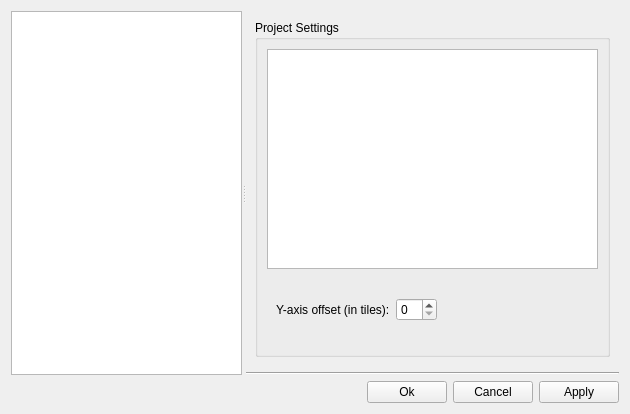
<?xml version="1.0" encoding="UTF-8"?>
<ui version="4.0">
 <class>SettingsDialog</class>
 <widget class="QDialog" name="SettingsDialog">
  <property name="geometry">
   <rect>
    <x>0</x>
    <y>0</y>
    <width>630</width>
    <height>414</height>
   </rect>
  </property>
  <property name="sizePolicy">
   <sizepolicy hsizetype="Expanding" vsizetype="Expanding">
    <horstretch>0</horstretch>
    <verstretch>0</verstretch>
   </sizepolicy>
  </property>
  <property name="windowTitle">
   <string>Dialog</string>
  </property>
  <property name="whatsThis">
   <string/>
  </property>
  <layout class="QHBoxLayout" name="horizontalLayout">
   <item>
    <layout class="QVBoxLayout" name="verticalLayout_7">
     <property name="spacing">
      <number>0</number>
     </property>
     <item>
      <widget class="QSplitter" name="splitter">
       <property name="sizePolicy">
        <sizepolicy hsizetype="Expanding" vsizetype="Expanding">
         <horstretch>1</horstretch>
         <verstretch>1</verstretch>
        </sizepolicy>
       </property>
       <property name="orientation">
        <enum>Qt::Horizontal</enum>
       </property>
       <widget class="QTreeWidget" name="treeWidget">
        <property name="sizePolicy">
         <sizepolicy hsizetype="Expanding" vsizetype="Expanding">
          <horstretch>0</horstretch>
          <verstretch>0</verstretch>
         </sizepolicy>
        </property>
        <property name="autoExpandDelay">
         <number>-1</number>
        </property>
        <attribute name="headerVisible">
         <bool>false</bool>
        </attribute>
        <column>
         <property name="text">
          <string notr="true">1</string>
         </property>
        </column>
       </widget>
       <widget class="QFrame" name="frameSettings">
        <property name="sizePolicy">
         <sizepolicy hsizetype="Expanding" vsizetype="Expanding">
          <horstretch>0</horstretch>
          <verstretch>0</verstretch>
         </sizepolicy>
        </property>
        <property name="frameShape">
         <enum>QFrame::NoFrame</enum>
        </property>
        <property name="frameShadow">
         <enum>QFrame::Plain</enum>
        </property>
        <property name="lineWidth">
         <number>0</number>
        </property>
        <layout class="QVBoxLayout" name="verticalLayout_8">
         <property name="margin">
          <number>0</number>
         </property>
         <item>
          <widget class="QStackedWidget" name="stackedWidget">
           <property name="sizePolicy">
            <sizepolicy hsizetype="Expanding" vsizetype="Expanding">
             <horstretch>0</horstretch>
             <verstretch>0</verstretch>
            </sizepolicy>
           </property>
           <property name="currentIndex">
            <number>0</number>
           </property>
           <widget class="QWidget" name="pageProjectSettings">
            <property name="sizePolicy">
             <sizepolicy hsizetype="Expanding" vsizetype="Expanding">
              <horstretch>0</horstretch>
              <verstretch>0</verstretch>
             </sizepolicy>
            </property>
            <layout class="QVBoxLayout" name="verticalLayout_10">
             <item>
              <widget class="QGroupBox" name="groupBox">
               <property name="sizePolicy">
                <sizepolicy hsizetype="Expanding" vsizetype="Expanding">
                 <horstretch>0</horstretch>
                 <verstretch>0</verstretch>
                </sizepolicy>
               </property>
               <property name="title">
                <string>Project Settings</string>
               </property>
               <layout class="QVBoxLayout" name="verticalLayout_5">
                <item>
                 <widget class="QTreeWidget" name="twPs">
                  <property name="itemsExpandable">
                   <bool>false</bool>
                  </property>
                  <property name="columnCount">
                   <number>1</number>
                  </property>
                  <attribute name="headerVisible">
                   <bool>false</bool>
                  </attribute>
                  <column>
                   <property name="text">
                    <string notr="true">1</string>
                   </property>
                  </column>
                 </widget>
                </item>
                <item>
                 <widget class="QStackedWidget" name="swPs">
                  <property name="sizePolicy">
                   <sizepolicy hsizetype="Expanding" vsizetype="Fixed">
                    <horstretch>0</horstretch>
                    <verstretch>0</verstretch>
                   </sizepolicy>
                  </property>
                  <property name="minimumSize">
                   <size>
                    <width>322</width>
                    <height>70</height>
                   </size>
                  </property>
                  <property name="currentIndex">
                   <number>0</number>
                  </property>
                  <widget class="QWidget" name="page_3">
                   <layout class="QHBoxLayout" name="horizontalLayout_2">
                    <item>
                     <widget class="QLabel" name="lblOffsetY">
                      <property name="text">
                       <string>Y-axis offset (in tiles):</string>
                      </property>
                     </widget>
                    </item>
                    <item>
                     <widget class="QSpinBox" name="spbOffsetY">
                      <property name="maximum">
                       <number>28</number>
                      </property>
                     </widget>
                    </item>
                    <item>
                     <spacer name="horizontalSpacer">
                      <property name="orientation">
                       <enum>Qt::Horizontal</enum>
                      </property>
                      <property name="sizeHint" stdset="0">
                       <size>
                        <width>193</width>
                        <height>20</height>
                       </size>
                      </property>
                     </spacer>
                    </item>
                   </layout>
                  </widget>
                  <widget class="QWidget" name="page"/>
                  <widget class="QWidget" name="page_11">
                   <layout class="QHBoxLayout" name="horizontalLayout_21">
                    <item>
                     <widget class="QLabel" name="lblSlicePath">
                      <property name="text">
                       <string>Slice Path:</string>
                      </property>
                     </widget>
                    </item>
                    <item>
                     <widget class="QLineEdit" name="leSlicePath"/>
                    </item>
                    <item>
                     <widget class="QPushButton" name="pbSlicePath">
                      <property name="maximumSize">
                       <size>
                        <width>31</width>
                        <height>25</height>
                       </size>
                      </property>
                      <property name="text">
                       <string>...</string>
                      </property>
                     </widget>
                    </item>
                   </layout>
                  </widget>
                  <widget class="QWidget" name="page_12">
                   <layout class="QHBoxLayout" name="horizontalLayout_22">
                    <item>
                     <widget class="QLabel" name="lblTilePath">
                      <property name="text">
                       <string>Tile path:</string>
                      </property>
                     </widget>
                    </item>
                    <item>
                     <widget class="QLineEdit" name="leTilePath"/>
                    </item>
                    <item>
                     <widget class="QPushButton" name="pbTilePath">
                      <property name="maximumSize">
                       <size>
                        <width>31</width>
                        <height>25</height>
                       </size>
                      </property>
                      <property name="text">
                       <string>...</string>
                      </property>
                     </widget>
                    </item>
                   </layout>
                  </widget>
                  <widget class="QWidget" name="page_13">
                   <layout class="QHBoxLayout" name="horizontalLayout_23">
                    <item>
                     <widget class="QLabel" name="lblMapPath">
                      <property name="text">
                       <string>Map Path:</string>
                      </property>
                     </widget>
                    </item>
                    <item>
                     <widget class="QLineEdit" name="leMapPath"/>
                    </item>
                    <item>
                     <widget class="QPushButton" name="pbMapPath">
                      <property name="maximumSize">
                       <size>
                        <width>31</width>
                        <height>25</height>
                       </size>
                      </property>
                      <property name="text">
                       <string>...</string>
                      </property>
                     </widget>
                    </item>
                   </layout>
                  </widget>
                  <widget class="QWidget" name="page_14">
                   <layout class="QHBoxLayout" name="horizontalLayout_24">
                    <item>
                     <widget class="QLabel" name="lblAnimPath">
                      <property name="text">
                       <string>Anim Path:</string>
                      </property>
                     </widget>
                    </item>
                    <item>
                     <widget class="QLineEdit" name="leAnimPath"/>
                    </item>
                    <item>
                     <widget class="QPushButton" name="pbAnimPath">
                      <property name="maximumSize">
                       <size>
                        <width>31</width>
                        <height>25</height>
                       </size>
                      </property>
                      <property name="text">
                       <string>...</string>
                      </property>
                     </widget>
                    </item>
                   </layout>
                  </widget>
                  <widget class="QWidget" name="page_15">
                   <layout class="QHBoxLayout" name="horizontalLayout_25">
                    <item>
                     <widget class="QLabel" name="lblPlatzPath">
                      <property name="text">
                       <string>Platz Path:</string>
                      </property>
                     </widget>
                    </item>
                    <item>
                     <widget class="QLineEdit" name="lePlatzPath"/>
                    </item>
                    <item>
                     <widget class="QPushButton" name="pbPlatzPath">
                      <property name="maximumSize">
                       <size>
                        <width>31</width>
                        <height>25</height>
                       </size>
                      </property>
                      <property name="text">
                       <string>...</string>
                      </property>
                     </widget>
                    </item>
                   </layout>
                  </widget>
                  <widget class="QWidget" name="page_2">
                   <layout class="QHBoxLayout" name="horizontalLayout_3">
                    <item>
                     <widget class="QLabel" name="lblProjectSrcFolder">
                      <property name="frameShape">
                       <enum>QFrame::NoFrame</enum>
                      </property>
                      <property name="text">
                       <string>Source Folder:</string>
                      </property>
                     </widget>
                    </item>
                    <item>
                     <widget class="QLineEdit" name="leSrcFolder"/>
                    </item>
                    <item>
                     <widget class="QPushButton" name="pbSrcFolder">
                      <property name="maximumSize">
                       <size>
                        <width>31</width>
                        <height>23</height>
                       </size>
                      </property>
                      <property name="text">
                       <string>...</string>
                      </property>
                     </widget>
                    </item>
                   </layout>
                  </widget>
                  <widget class="QWidget" name="page_7">
                   <layout class="QHBoxLayout" name="horizontalLayout_4">
                    <item>
                     <widget class="QLabel" name="lblProjectMakefilePath">
                      <property name="text">
                       <string>Makefile Path:</string>
                      </property>
                     </widget>
                    </item>
                    <item>
                     <widget class="QLineEdit" name="leMakefilePath"/>
                    </item>
                    <item>
                     <widget class="QPushButton" name="pbMakefilePath">
                      <property name="maximumSize">
                       <size>
                        <width>31</width>
                        <height>23</height>
                       </size>
                      </property>
                      <property name="text">
                       <string>...</string>
                      </property>
                     </widget>
                    </item>
                   </layout>
                  </widget>
                  <widget class="QWidget" name="page_8">
                   <layout class="QHBoxLayout" name="horizontalLayout_5">
                    <item>
                     <widget class="QLabel" name="lblProjectHexPath">
                      <property name="text">
                       <string>Hex Path:</string>
                      </property>
                     </widget>
                    </item>
                    <item>
                     <widget class="QLineEdit" name="leHexfilePath"/>
                    </item>
                    <item>
                     <widget class="QPushButton" name="pbHexfilePath">
                      <property name="maximumSize">
                       <size>
                        <width>31</width>
                        <height>23</height>
                       </size>
                      </property>
                      <property name="text">
                       <string>...</string>
                      </property>
                     </widget>
                    </item>
                   </layout>
                  </widget>
                 </widget>
                </item>
               </layout>
              </widget>
             </item>
            </layout>
           </widget>
           <widget class="QWidget" name="pageLePlatzSettings">
            <property name="sizePolicy">
             <sizepolicy hsizetype="Expanding" vsizetype="Expanding">
              <horstretch>0</horstretch>
              <verstretch>0</verstretch>
             </sizepolicy>
            </property>
            <layout class="QVBoxLayout" name="verticalLayout_9">
             <item>
              <widget class="QGroupBox" name="groupBox_2">
               <property name="sizePolicy">
                <sizepolicy hsizetype="Expanding" vsizetype="Expanding">
                 <horstretch>0</horstretch>
                 <verstretch>0</verstretch>
                </sizepolicy>
               </property>
               <property name="title">
                <string>LePlatz Settings</string>
               </property>
               <layout class="QVBoxLayout" name="verticalLayout_2">
                <item>
                 <widget class="QTreeWidget" name="twLps">
                  <property name="itemsExpandable">
                   <bool>false</bool>
                  </property>
                  <property name="columnCount">
                   <number>1</number>
                  </property>
                  <column>
                   <property name="text">
                    <string notr="true">1</string>
                   </property>
                  </column>
                 </widget>
                </item>
                <item>
                 <widget class="QStackedWidget" name="swLps">
                  <property name="sizePolicy">
                   <sizepolicy hsizetype="Expanding" vsizetype="Fixed">
                    <horstretch>0</horstretch>
                    <verstretch>0</verstretch>
                   </sizepolicy>
                  </property>
                  <property name="minimumSize">
                   <size>
                    <width>322</width>
                    <height>70</height>
                   </size>
                  </property>
                  <property name="currentIndex">
                   <number>0</number>
                  </property>
                  <widget class="QWidget" name="page_9">
                   <layout class="QHBoxLayout" name="horizontalLayout_6">
                    <item>
                     <widget class="QLabel" name="lblLePlatzMakePath">
                      <property name="text">
                       <string>Make Path:</string>
                      </property>
                     </widget>
                    </item>
                    <item>
                     <widget class="QLineEdit" name="leMakeExePath"/>
                    </item>
                    <item>
                     <widget class="QPushButton" name="pbMakeExePath">
                      <property name="maximumSize">
                       <size>
                        <width>31</width>
                        <height>23</height>
                       </size>
                      </property>
                      <property name="text">
                       <string>...</string>
                      </property>
                     </widget>
                    </item>
                   </layout>
                  </widget>
                  <widget class="QWidget" name="page_10">
                   <layout class="QHBoxLayout" name="horizontalLayout_7">
                    <item>
                     <widget class="QLabel" name="lblLePlatzEmuPath">
                      <property name="text">
                       <string>Emulator Path:</string>
                      </property>
                     </widget>
                    </item>
                    <item>
                     <widget class="QLineEdit" name="leEmuExePath"/>
                    </item>
                    <item>
                     <widget class="QPushButton" name="pbEmuExePath">
                      <property name="maximumSize">
                       <size>
                        <width>31</width>
                        <height>23</height>
                       </size>
                      </property>
                      <property name="text">
                       <string>...</string>
                      </property>
                     </widget>
                    </item>
                   </layout>
                  </widget>
                  <widget class="QWidget" name="page_4">
                   <layout class="QVBoxLayout" name="verticalLayout">
                    <item>
                     <widget class="QLabel" name="lblUpdatesUrl">
                      <property name="text">
                       <string>LePlatz Updates URL:</string>
                      </property>
                     </widget>
                    </item>
                    <item>
                     <layout class="QHBoxLayout" name="horizontalLayout_8">
                      <item>
                       <widget class="QLineEdit" name="leUpdatesUrl"/>
                      </item>
                      <item>
                       <widget class="QPushButton" name="pbUpdatesUrlReset">
                        <property name="text">
                         <string>Default</string>
                        </property>
                       </widget>
                      </item>
                     </layout>
                    </item>
                   </layout>
                  </widget>
                  <widget class="QWidget" name="page_5">
                   <layout class="QHBoxLayout" name="horizontalLayout_9">
                    <item>
                     <widget class="QLabel" name="lblCanvasColor">
                      <property name="text">
                       <string>Canvas Background Color:</string>
                      </property>
                     </widget>
                    </item>
                    <item>
                     <widget class="QToolButton" name="tbtnCanvasColor">
                      <property name="minimumSize">
                       <size>
                        <width>32</width>
                        <height>32</height>
                       </size>
                      </property>
                      <property name="maximumSize">
                       <size>
                        <width>32</width>
                        <height>32</height>
                       </size>
                      </property>
                      <property name="text">
                       <string>...</string>
                      </property>
                     </widget>
                    </item>
                    <item>
                     <spacer name="horizontalSpacer_3">
                      <property name="orientation">
                       <enum>Qt::Horizontal</enum>
                      </property>
                      <property name="sizeHint" stdset="0">
                       <size>
                        <width>143</width>
                        <height>20</height>
                       </size>
                      </property>
                     </spacer>
                    </item>
                   </layout>
                  </widget>
                 </widget>
                </item>
               </layout>
              </widget>
             </item>
            </layout>
           </widget>
          </widget>
         </item>
         <item>
          <widget class="Line" name="line">
           <property name="sizePolicy">
            <sizepolicy hsizetype="Expanding" vsizetype="Fixed">
             <horstretch>0</horstretch>
             <verstretch>0</verstretch>
            </sizepolicy>
           </property>
           <property name="orientation">
            <enum>Qt::Horizontal</enum>
           </property>
          </widget>
         </item>
        </layout>
       </widget>
      </widget>
     </item>
     <item>
      <widget class="QFrame" name="frame">
       <property name="sizePolicy">
        <sizepolicy hsizetype="MinimumExpanding" vsizetype="Fixed">
         <horstretch>0</horstretch>
         <verstretch>0</verstretch>
        </sizepolicy>
       </property>
       <property name="frameShape">
        <enum>QFrame::NoFrame</enum>
       </property>
       <property name="frameShadow">
        <enum>QFrame::Plain</enum>
       </property>
       <property name="lineWidth">
        <number>0</number>
       </property>
       <layout class="QHBoxLayout" name="horizontalLayout_20">
        <property name="spacing">
         <number>6</number>
        </property>
        <property name="leftMargin">
         <number>0</number>
        </property>
        <property name="topMargin">
         <number>6</number>
        </property>
        <property name="rightMargin">
         <number>0</number>
        </property>
        <property name="bottomMargin">
         <number>0</number>
        </property>
        <item>
         <spacer name="horizontalSpacer_5">
          <property name="orientation">
           <enum>Qt::Horizontal</enum>
          </property>
          <property name="sizeType">
           <enum>QSizePolicy::Expanding</enum>
          </property>
          <property name="sizeHint" stdset="0">
           <size>
            <width>337</width>
            <height>20</height>
           </size>
          </property>
         </spacer>
        </item>
        <item>
         <widget class="QPushButton" name="pbOk">
          <property name="text">
           <string>Ok</string>
          </property>
         </widget>
        </item>
        <item>
         <widget class="QPushButton" name="pbCancel">
          <property name="text">
           <string>Cancel</string>
          </property>
         </widget>
        </item>
        <item>
         <widget class="QPushButton" name="pbApply">
          <property name="text">
           <string>Apply</string>
          </property>
         </widget>
        </item>
       </layout>
      </widget>
     </item>
    </layout>
   </item>
  </layout>
 </widget>
 <resources/>
 <connections/>
</ui>
